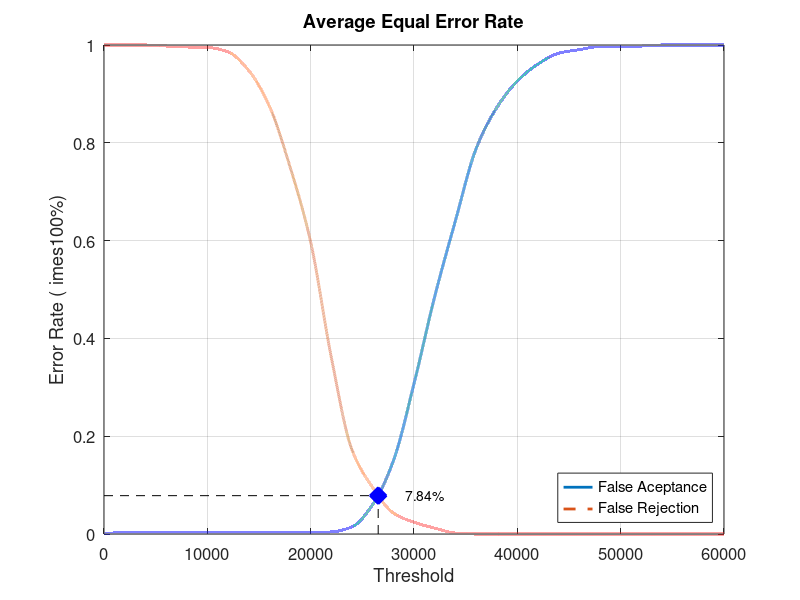
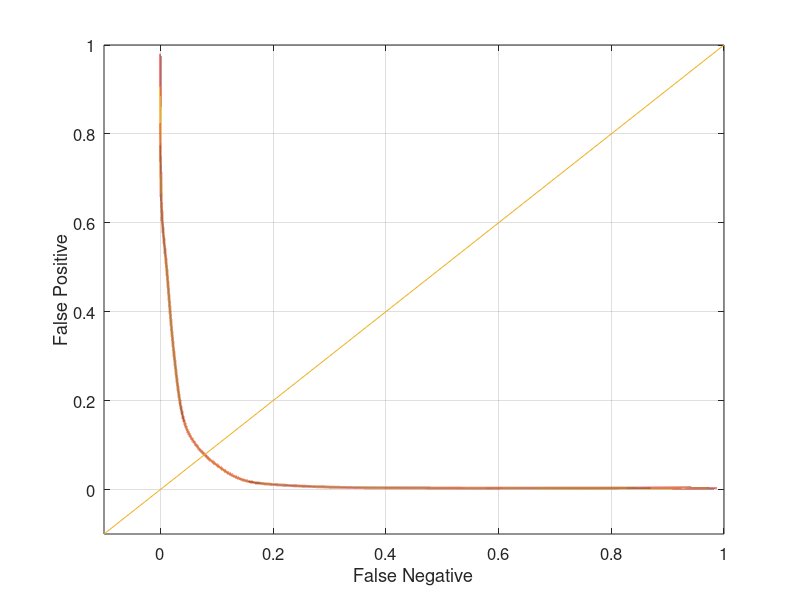

MATLAB code to generate these figures, in order:
close all;
clear;
clc;
x = 0:2000:60000;
xq = 0:0.5:60000;

y0 = [0 0.0031579 0.0031579 0.0031579 0.0031579 0.0031579 0.0031579 0.0031579 0.0031579 0.0031579 0.0031579 0.00421053 0.0147368 0.06 0.149474 0.307368 0.485263 0.64 0.787368 0.871579 0.926316 0.961053 0.983158 0.990526 0.996842 0.996842 0.997895 1 1 1 1]
yy0 = interp1(x, y0, xq, 'pchip');
y1 = [1 1 1 0.998 0.996 0.995 0.986 0.948 0.875 0.751 0.597 0.361 0.172 0.095 0.043 0.024 0.012 0.002 0 0 0 0 0 0 0 0 0 0 0 0 0]
yy1 = interp1(x, y1, xq, 'pchip');

% Calculating EER: 
y2 = abs(y0 - y1);
find(y2 == min(y2))
yy2 = abs(yy0 - yy1);
xEER = find(yy2 == min(yy2));
xEERIndex = xq(xEER) % X-axis EER
yEER = yy0(xEER) % Y-axis EER

main = figure
plot(xq, yy0,'-','LineWidth', 2);	hold on
plot(xq, yy1,'--','LineWidth', 2);	hold on
plot([xEERIndex xEERIndex], [0 yEER], 'k--');	hold on
plot([0 xEERIndex], [yEER yEER], 'k--');	hold on
plot(xEERIndex, yEER, 'bx', 'LineWidth', 10);	hold on
text(xEERIndex + 10 * xEERIndex / 100, yEER, [num2str(round((10000 * yEER)) / 100) '%'])
legend('False Aceptance', 'False Rejection', 'Location', 'SouthEast')
xlabel('Threshold')
ylabel('Error Rate (	imes100%)')
title('Average Equal Error Rate')
set(gca, 'FontSize', 12)
axis([0 60000 0 1])
grid on

print(main, 'Database1AverageMain', '-dpng');
FNRxFPR = figure('Color', [1 1 1]);
plot(yy1, yy0, '-', yy1, yy0, 'LineWidth', 2);
hold on
y = -0.1:0.1:1
plot(y, y); 
set(gca, 'FontSize', 12)
xlabel('False Negative')
ylabel('False Positive')
axis([-0.1 1 -0.1 1])
set(gca, 'FontSize', 12)
grid on

print(FNRxFPR, 'Database1AverageFNRxFPR','-dpng');
